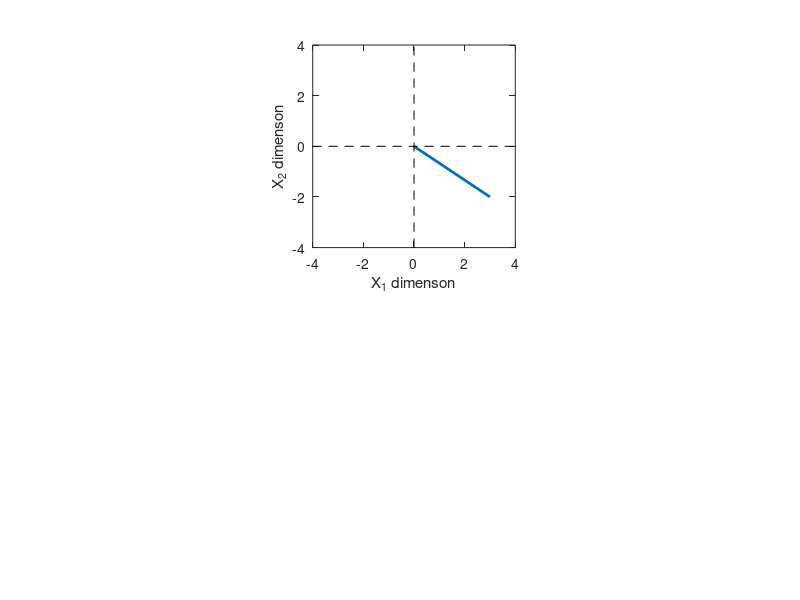

This figure's MATLAB source:
v2 = [3 -2];
v3 = [4; -3; 2];

v3'

figure(1), clf
subplot(211)
plot([0 v2(1)], [0 v2(2)], 'linew',2)
axis square
axis([-4 4 -4 4])
hold on
plot(get(gca , 'xlim'), [0,0], 'k--')
plot([0,0], get(gca , 'ylim'), 'k--')
xlabel('X_1 dimenson')
ylabel('X_2 dimenson')



